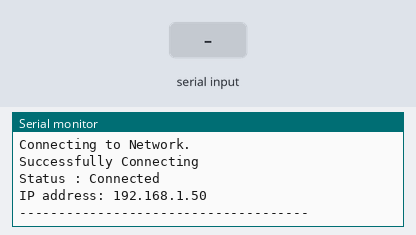
The sketch below on a simulated ESP8266 (NodeMCU). On the bench: the last lines printed to the serial monitor. Inputs (shaded band) come from the test bench. WiFi joins after 1.5 s; servers stay silent unless stated.

Above: at 2.7 s.
2.8 s: "1\n" received over Serial
At 2.96 s:
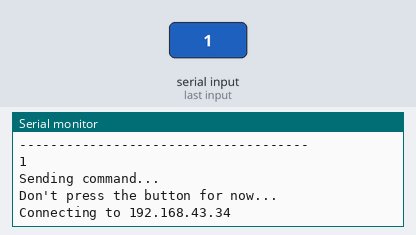
4.3 s: "0\n" received over Serial
At 5.5 s:
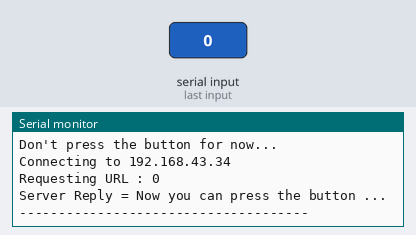
5.8 s: "2\n" received over Serial
At 6.9 s:
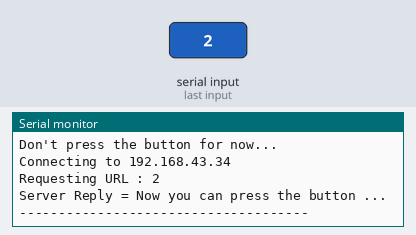

The sketch:

barcode_client_all.ino
```cpp
#include <ESP8266WiFi.h>

const char* ssid = "Seamless@wifi.Id";                  // Your wifi Name
const char* password = "bbbbbbbb"; // Your wifi Password

const char * host = "192.168.43.34";        // IP Server

const int httpPort = 80;

String Commands;                       // The command variable that is sent to the server
String Answer;

int button = 5;                             // push button is connected
bool btn_press = false;                      // The variable to detect the button has been pressed
int con = 0;                                // Variables for mode

void setup() {
  // put your setup code here, to run once:
  pinMode(button, INPUT_PULLUP);            // initialize the pushbutton pin as an input:
  Serial.begin(115200);                     // initialize serial:

  Serial.println("");
  Serial.println("Client-------------------------------");
  Serial.print("Connecting to Network");
  WiFi.mode(WIFI_STA);                      // Mode Station
  WiFi.begin(ssid, password);               // Matching the SSID and Password
  delay(1000);

  // Waiting to connect to wifi
  while (WiFi.status() != WL_CONNECTED) {
    Serial.print(".");
    delay(500);
  }
  Serial.println("");
  Serial.println("Successfully Connecting");
  Serial.println("Status : Connected");
  Serial.print("IP address: ");
  Serial.println(WiFi.localIP());
  Serial.println("-------------------------------------");
  Serial.println("");
}

void loop() {
  // put your main code here, to run repeatedly:
  while (Serial.available() == 0);
  Answer = Serial.readStringUntil('\n');
  Commands = Answer;
  Serial.println(Commands);
  send_commands();
  btn_press = false;
  delay(100);
}


void send_commands() {
  Serial.println("Sending command...");
  Serial.println("Don't press the button for now...");
  Serial.println("");
  Serial.print("Connecting to ");
  Serial.println(host);

  // Use WiFiClient class to create TCP connections
  WiFiClient client;

  if (!client.connect(host, httpPort)) {
    Serial.println("Connection failed");
    return;
  }

  // We now create a URI for the request
  Serial.print("Requesting URL : ");
  Serial.println(Commands);

  // This will send the request to the server
  client.println(Commands);
  unsigned long timeout = millis();
//  while (client.available() == 0) {
//    if (millis() - timeout > 5000) {
//      Serial.println(">>> Client Timeout !");
//      client.stop();
//      return;
//    }
//  }

  Serial.print("Server Reply = ");
  // Read all the lines of the reply from server and print them to Serial
  while (client.available()) {
    String line = client.readStringUntil('\n');
    Serial.println(line);
  }
  Serial.println("Now you can press the button ...");
  Serial.println("-------------------------------------");
  Serial.println("");
}
```

Measured:
- after the input at 2.8 s, the serial monitor: prints a new line at once (image 1)
- after the input at 4.3 s, the serial monitor: prints a new line at once (image 2)
- after the input at 5.8 s, the serial monitor: prints a new line at once (image 3)
